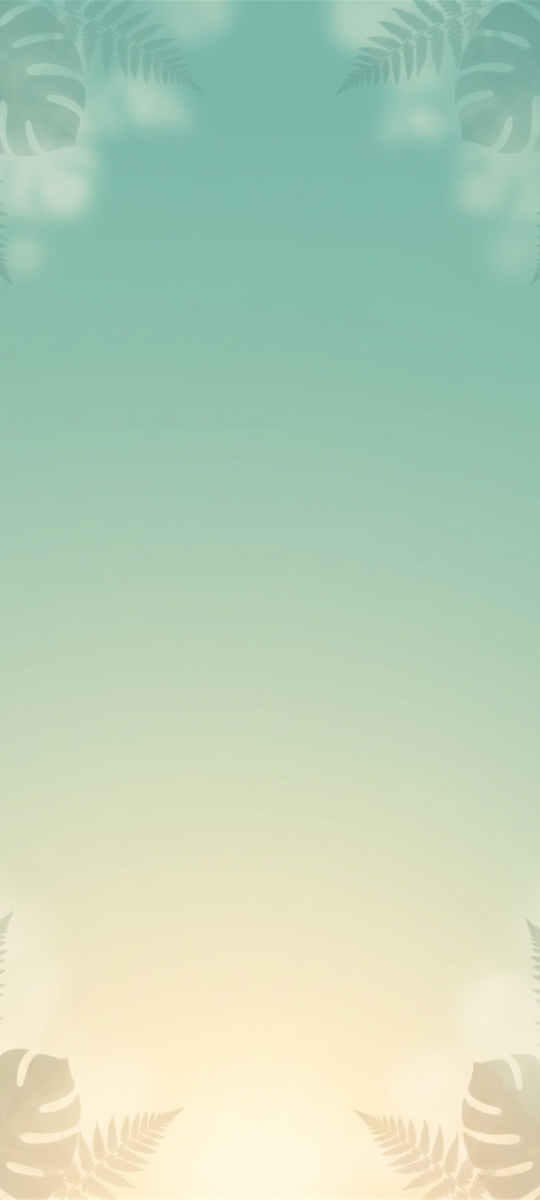
#> input picture assets/backgrounds/bg_gameplay.png, 1080 x 2400 px (shown at 1/2 size)
$ python -i install_v211_assets.py   (imports and definitions only)
#> lines starting #> are read from the running program, lines starting #| are printed output that depends on the picture
#!/usr/bin/env python3
"""Install v2.11.0 visual assets:
1. 3 transparent 3D terrain obstacle sprites (256x256 RGBA PNG) -> assets/sprites/tiles/
2. 10 unique chapter biome backgrounds (720x1600 JPG) -> assets/backgrounds/chapters/
3. Reframed menu hero background (720x1600) so Villains + all 7 Heroes sit cleanly above the bottom dock.
"""

import glob
import os
from collections import deque
from PIL import Image, ImageFilter

ART_DIR = "/home/antigravity/.gemini/jetski/brain/v1/default/jetski_remote_agents_3p/83c26a44-ed48-4bc2-bb6d-7b42c7dadd75"
REPO_DIR = "/home/antigravity/ertapriadi-ui/nadiloopa"


# [104 lines left out: functions find_latest, remove_white_bg_floodfill, fit_cover_portrait, not called in this run]


def reframe_menu_hero(src_path: str, out_path: str, tw: int = 720, th: int = 1600) -> None:
    """Place the full 9:16 Villains+Heroes artwork into the top 76% of the 720x1600 canvas,
    and smoothly extend the bottom warm floor into the bottom 24% so the bottom menu dock
    never cuts off the Heart or any organ hero."""
#> called with src_path = '../assets/backgrounds/bg_gameplay.png', out_path = 'out.png', tw = 720, th = 1600
    src = Image.open(src_path).convert("RGB")
    sw, sh = src.size
#> sw = 1080; sh = 2400
    # Top 77% = 1232px tall. Maintain 9:16 proportion inside 720x1232 (693x1232 -> fit width 720 -> height 1280)
    # Wait: 720 * (16/9) = 1280px, which is 80.0% of 1600px!
    # Let's place it at 720x1240 (very slight 3% trim from top sky so Villains start nicely at top and Heart ends at y=1140px = 71.2%!)
    hero_h = 1240
    # Crop 3% off very top sky so Villains sit cleanly near top without extra empty dark sky
    crop_top = int(sh * 0.025)
#> crop_top = 60
    cropped = src.crop((0, crop_top, sw, sh))
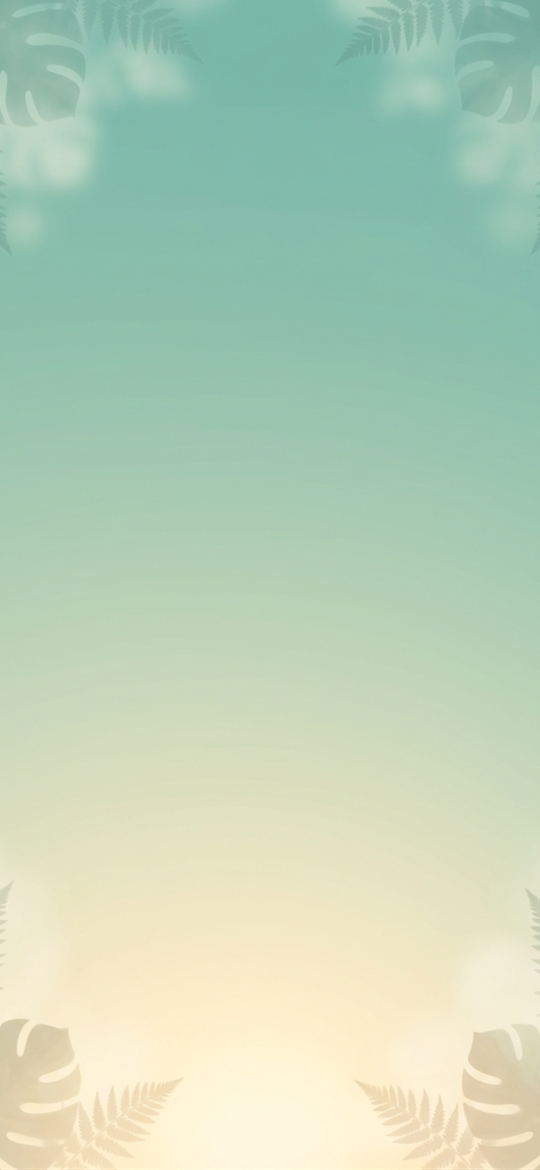
#> cropped: PIL image 1080x2340 RGB (shown at 1/2 size); mean R, G, B 185.8, 208.9, 183.9
    hero_img = cropped.resize((tw, hero_h), Image.Resampling.LANCZOS)
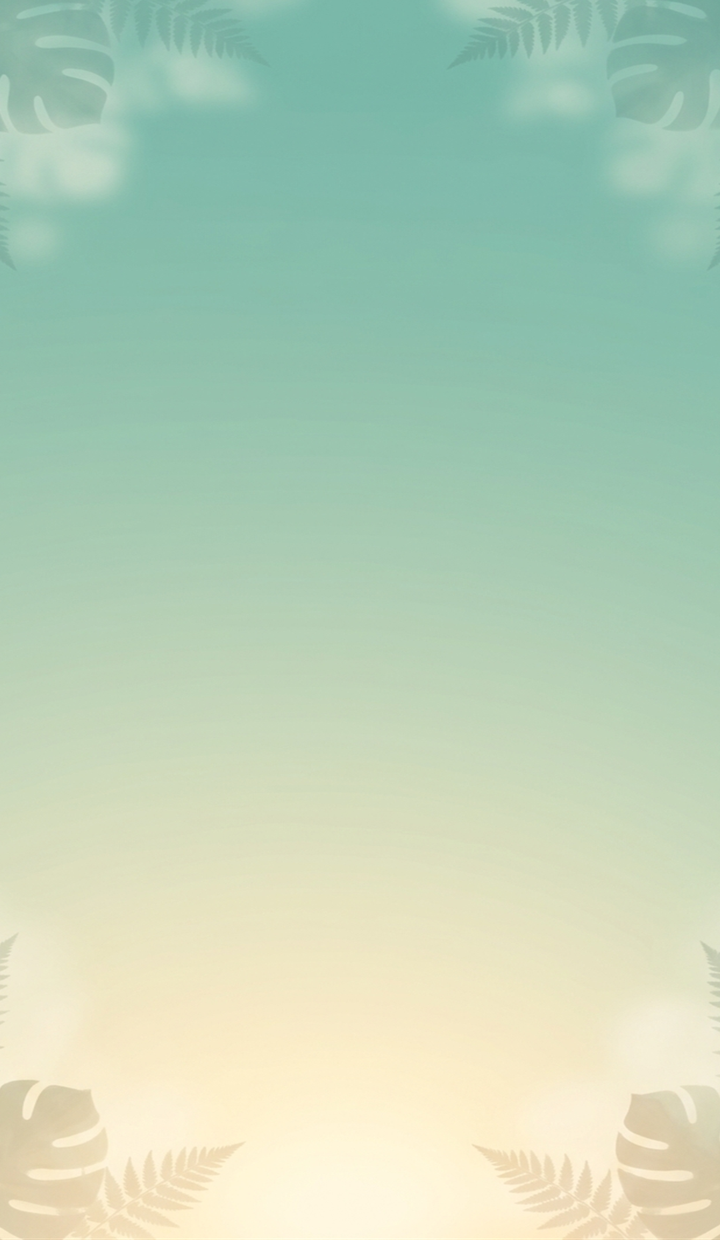
#> hero_img: PIL image 720x1240 RGB; mean R, G, B 185.8, 208.9, 183.9

    canvas = Image.new("RGB", (tw, th))
#> canvas: PIL image 720x1600 RGB; every value is 0
    canvas.paste(hero_img, (0, 0))
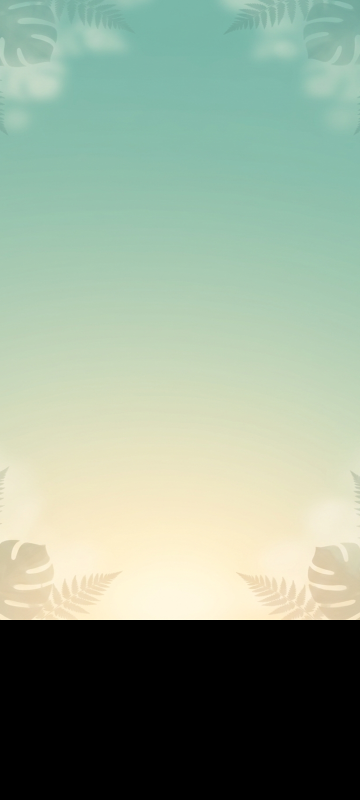
#> canvas: PIL image 720x1600 RGB (shown at 1/2 size); mean R, G, B 144, 161.9, 142.5

    # Build smooth floor extension for y = hero_h .. th by taking bottom 80px strip,
    # stretching & blurring it, and blending softly into a deep warm twilight-navy floor
    strip = hero_img.crop((0, hero_h - 90, tw, hero_h)).resize(
        (tw, th - hero_h + 60), Image.Resampling.BICUBIC
    )
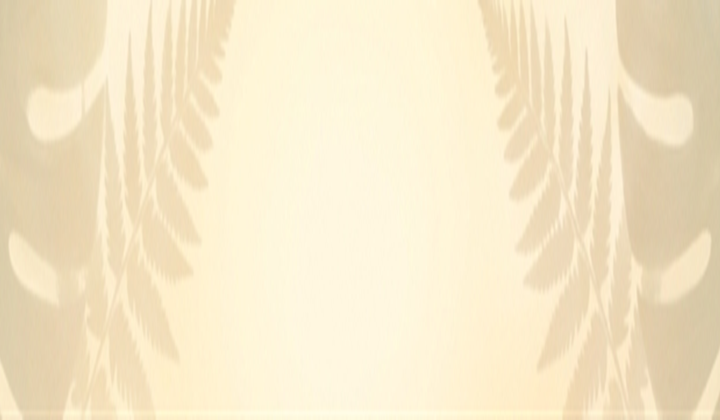
#> strip: PIL image 720x420 RGB; mean R, G, B 245, 231, 199.6
    strip = strip.filter(ImageFilter.GaussianBlur(radius=18))

    # Darken smoothly toward the bottom so dock buttons have crisp contrast
    s_px = strip.load()
    sh_ext = strip.size[1]
#> sh_ext = 420
    for y in range(sh_ext):
        t = y / float(max(1, sh_ext - 1))
        # Blend toward rich deep midnight-indigo (12, 24, 38)
        blend = min(0.78, t * 0.85)
        for x in range(tw):
            r, g, b = s_px[x, y]
            nr = int(r * (1.0 - blend) + 12 * blend)
            ng = int(g * (1.0 - blend) + 24 * blend)
            nb = int(b * (1.0 - blend) + 38 * blend)
            s_px[x, y] = (nr, ng, nb)

    # Paste with 60px vertical alpha feather overlap for a totally seamless transition
    mask = Image.new("L", (tw, sh_ext), 255)
#> mask: PIL image 720x420 L; every value is 255
    m_px = mask.load()
    for y in range(60):
        alpha = int(255 * (y / 60.0))
        for x in range(tw):
            m_px[x, y] = alpha

    canvas.paste(strip, (0, hero_h - 60), mask)
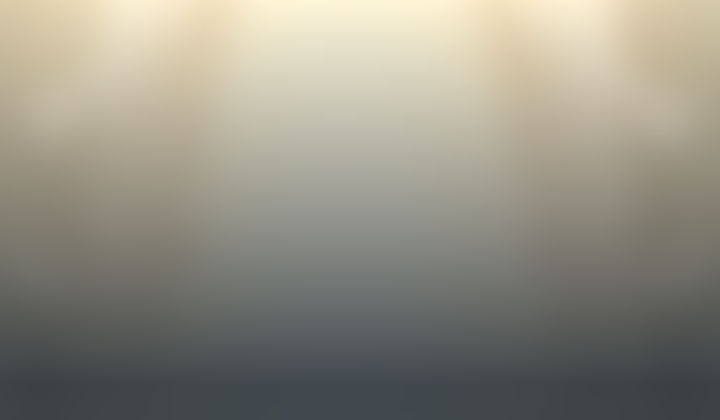
#> strip: PIL image 720x420 RGB; mean R, G, B 145.9, 143, 130.7
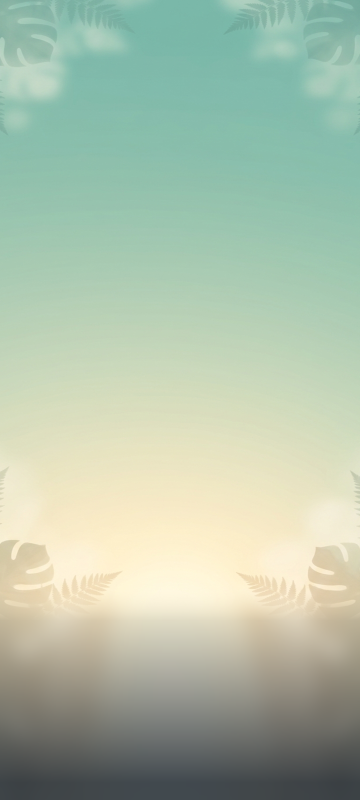
#> canvas: PIL image 720x1600 RGB (shown at 1/2 size); mean R, G, B 173.3, 190.9, 169.5
    os.makedirs(os.path.dirname(out_path), exist_ok=True)
    # Save as PNG (existing filename in repo is bg_hero_avengers.png) with optimization, or keep exact path
    canvas.save(out_path, "PNG", optimize=True)
    kb = os.path.getsize(out_path) / 1024.0
    print(f"Reframed menu hero: {out_path} ({tw}x{th}, {kb:.1f} KB)")


# [17 lines left out: function main, not called in this run]


# [2 lines not run here, left out]

>>> result = reframe_menu_hero('../assets/backgrounds/bg_gameplay.png', 'out.png')
